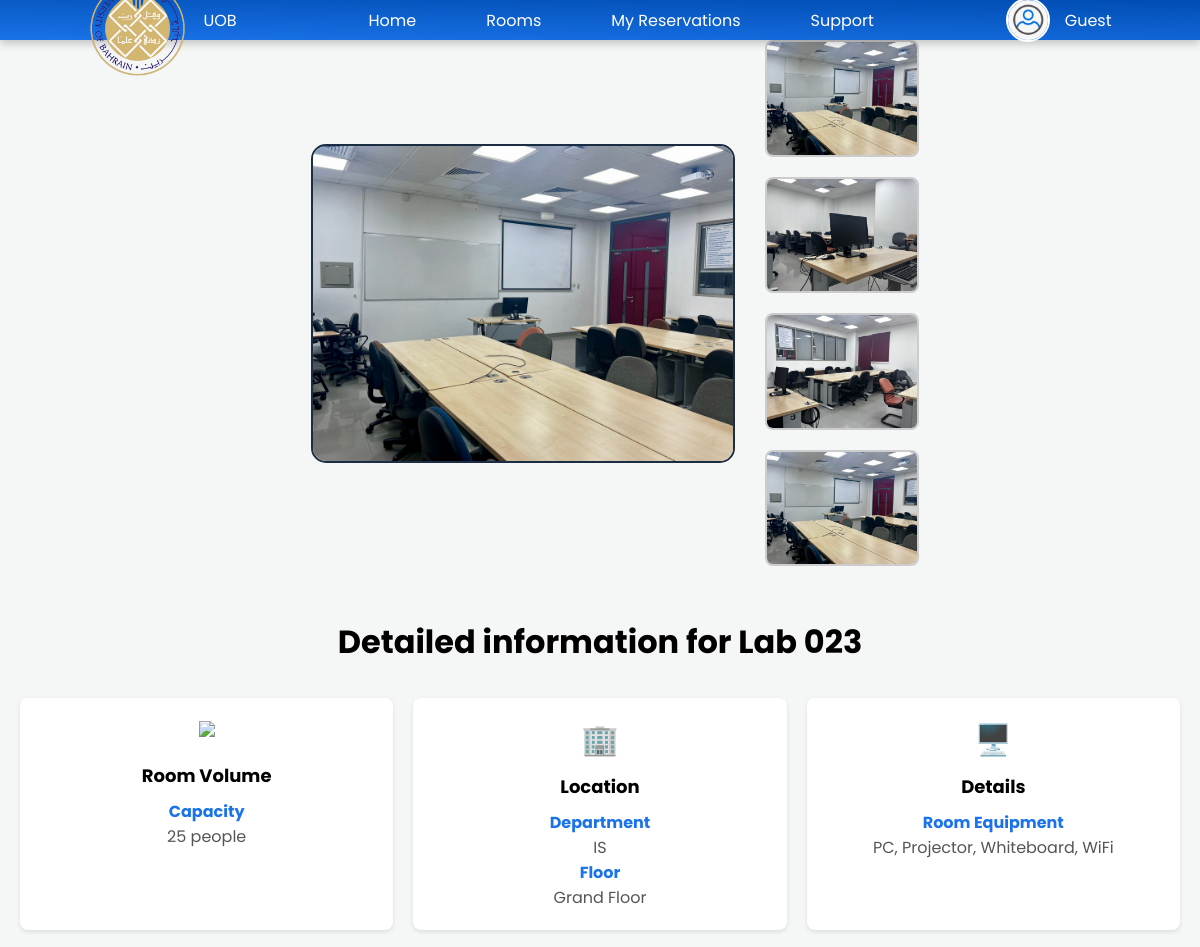
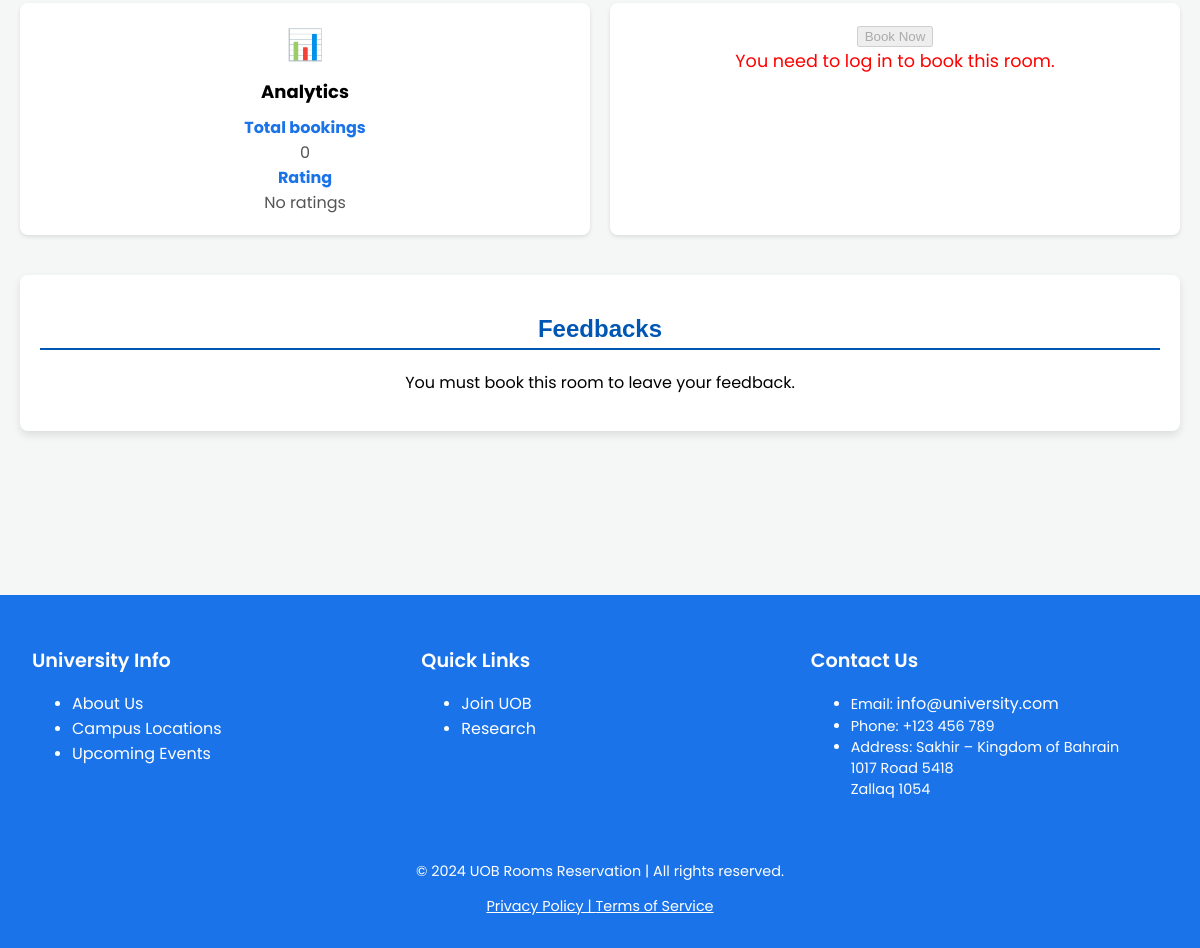
The app's page /room_details.php?id=2 with its own data (2 pictures, top to bottom).
### tables this page shows
CREATE TABLE `rooms` (
  `id` int(11) NOT NULL,
  `room_name` varchar(100) DEFAULT NULL,
  `capacity` int(11) DEFAULT NULL,
  `equipment` text DEFAULT NULL,
  `department` varchar(100) DEFAULT NULL,
  `floor` varchar(50) DEFAULT NULL,
  `image` varchar(255) DEFAULT NULL,
  `thumbnail_2` varchar(255) DEFAULT NULL,
  `thumbnail_3` varchar(255) DEFAULT NULL,
  `thumbnail_4` varchar(255) DEFAULT NULL
);

### room_details.php (the view, shortened to what this page needs)
<?php
require 'db.php';
?>
<?php
$room_id = $_GET['id'];
$stmt = $pdo->prepare("SELECT * FROM rooms WHERE id = :room_id");
$stmt->execute([':room_id' => $room_id]);
$room = $stmt->fetch(PDO::FETCH_ASSOC);
$sqlstmt = $pdo->prepare("SELECT b.room_id, COUNT(*) AS total_bookings,
(SELECT AVG(c.rating) FROM comments c WHERE c.room_id = b.room_id) AS rating
    FROM bookings b GROUP BY b.room_id;");
$sqlstmt->execute();
$bookings_number = $sqlstmt->fetchAll(PDO::FETCH_ASSOC);
$roomNum_bookings = null;
$user_id = $_SESSION['user_id'];
$current_time = date('Y-m-d H:i:s');
$stmt = $pdo->prepare("
    SELECT * FROM bookings
    WHERE room_id = :room_id AND
          (student_id = :user_id OR teacher_id = :user_id) AND
          end_time < :current_time AND
          status = 'Confirmed'
");
$stmt->execute([
    ':room_id' => $room_id,
    ':user_id' => $user_id,
    ':current_time' => $current_time
]);
$has_past_booking = $stmt->rowCount() > 0;
?>
<!DOCTYPE html>
<html lang="en">
<head>
    <link rel="stylesheet" href="https://unpkg.com/@picocss/pico@1.5.7/css/pico.min.css">
</head>
<body>
    <header>
        <a href="homelog.php" class="logo">
            <img src="uploads/UOB-Colleges-new-logo.png" alt="Logo">
            UOB
        </a>
        <nav class="nav-links">
            <a href="homelog.php" class="nav-item <?php echo basename($_SERVER['PHP_SELF']) == 'homelog.php' ? 'active' : ''; ?>">Home</a>
            <a href="rooms.php" class="nav-item <?php echo basename($_SERVER['PHP_SELF']) == 'rooms.php' ? 'active' : ''; ?>">Rooms</a>
            <a href="reporting.php" class="nav-item <?php echo basename($_SERVER['PHP_SELF']) == 'reservations.php' ? 'active' : ''; ?>">My Reservations</a>
            <a href="supportFAQ.php" class="nav-item <?php echo basename($_SERVER['PHP_SELF']) == 'support.php' ? 'active' : ''; ?>">Support</a>
        </nav>
        <div class="user-profile dropdown">
            <img src="<?= !empty($user['profile_picture']) ? htmlspecialchars($user['profile_picture']) : 'uploads/Temp-user-face.jpg' ?>" alt="Profile Picture" class="profile-image">
            <span>
                <?= isset($_SESSION['username']) ? htmlspecialchars($_SESSION['username']) : 'Guest'; ?>
            </span>
        </div>
    </header>
    <main>
        <div class="room-container">
            <img src="RoomPic/<?php echo htmlspecialchars($room['image']); ?>" alt="Room Image" class="main-image" id="main-image">
            <div class="thumbnail-images">
                <img src="RoomPic/<?php echo htmlspecialchars($room['image']); ?>" alt="Main Image" onclick="changeMainImage('<?php echo htmlspecialchars($room['image']); ?>')">
                <?php
                for ($i = 1; $i <= 4; $i++) {
                    $thumb = $room['thumbnail_' . $i] ?? 'default-thumbnail.jpg';
                    if ($i > 1) {
                        echo '<img src="RoomPic/' . htmlspecialchars($thumb) . '" alt="Thumbnail ' . $i . '" onclick="changeMainImage(\'' . htmlspecialchars($thumb) . '\')">';
                    }
                }
                ?>
            </div>
        </div>
        <div class="containerDee">
            <div class="title">
                <p class="roomnum"><strong>Detailed information for </strong><?php echo htmlspecialchars($room['room_name']); ?></p>
            </div>
            <div class="features">
                <div class="feature-box">
                    <div style="font-size: 10px;"><img src="https://cdn.discordapp.com/attachments/695196527794061343/1314363167496994907/OH1BQS1.png?ex=67537f96&is=67522e16&hm=b52fbecaaf93b07a2ece160a8e6504d987e09c954b15c4e948aecd34749f6f7e&" style="width:40px; padding-top: 3px;  "> </div>
                    <h3 style="color: #000000">Room Volume</h3>
                    <p><strong style="color:#1a73e8">Capacity</strong><br>  <?php echo htmlspecialchars($room['capacity']); ?> people</p>
                </div>
                <div class="feature-box">
                    <div style="font-size: 30px;">🏢</div>
                    <h3 style="color: #000000">Location</h3>
                    <p><strong style="color:#1a73e8">Department</strong><br> <?php echo htmlspecialchars($room['department']); ?></p>
                    <p><strong style="color:#1a73e8">Floor</strong> <br><?php echo htmlspecialchars($room['floor']); ?></p>
                </div>
                <div class="feature-box">
                    <div style="font-size: 30px;">🖥️</div>
                    <h3 style="color: #000000">Details</h3>
                    <p><strong style="color:#1a73e8">Room Equipment</strong><br> <?php echo htmlspecialchars($room['equipment']); ?></p>
                </div>
                <div class="feature-box">
                    <div style="font-size: 30px;">📊</div>
                    <h3 style="color: #000000">Analytics</h3>
                    <p>
                        <strong style="color:#1a73e8">Total bookings</strong> <br><?php if(isset($bookings_number[$roomNum_bookings])) echo htmlspecialchars($bookings_number[$roomNum_bookings]['total_bookings']); else echo 0 ?><br>
                        <strong style="color:#1a73e8">Rating</strong><br> <?php if(isset($bookings_number[$roomNum_bookings])){echo htmlspecialchars($bookings_number[$roomNum_bookings]['rating']);} else {echo 'No ratings';} ?>
                    </p>
                </div>
                <div class="feature-box">
<form action="Room_Booking.php" method="GET">
    <?php if (isset($_SESSION['username'])): ?>
        <button type="submit">Book Now</button>
    <?php else: ?>
        <button type="button" disabled>Book Now</button>
        <p style="color: red; font-size: 1.1em;">You need to log in to book this room.</p>
    <?php endif; ?>
</form>
                </div>
            </div>
 <div class="comments-section">
        <h2>Feedbacks</h2>
        <?php if ($has_past_booking): ?>
            <div class="comment-form">
    <h3>Leave your Feedback</h3>
    <form action="add_comment.php" method="POST">
        <input type="hidden" name="room_id" value="<?php echo $room_id; ?>">
        <textarea name="comment_text" placeholder="Write your Feedback here.." required></textarea>
        <label for="rating">Rating:</label>
        <div class="star-rating">
            <input type="radio" id="star5" name="rating" value="5"><label for="star5">★</label>
            <input type="radio" id="star4" name="rating" value="4"><label for="star4">★</label>
            <input type="radio" id="star3" name="rating" value="3"><label for="star3">★</label>
            <input type="radio" id="star2" name="rating" value="2"><label for="star2">★</label>
            <input type="radio" id="star1" name="rating" value="1"><label for="star1">★</label>
        </div>
        <button type="submit">Submit Feedback</button>
    </form>
</div>
        <?php else: ?>
            <p>You must book this room to leave your feedback.</p>
        <?php endif; ?>
    </div>
    </main>
    <footer>
        <div class="footer-container">
            <div class="footer-section">
                <h3>University Info</h3>
                <ul>
                    <li><a href="#about">About Us</a></li>
                    <li><a href="https://www.uob.edu.bh/locations">Campus Locations</a></li>
                    <li><a href="#events">Upcoming Events</a></li>
                </ul>
            </div>
            <div class="footer-section">
                <h3>Quick Links</h3>
                <ul>
                    <li><a href="https://www.uob.edu.bh/admission-requirements">Join UOB</a></li>
                    <li><a href="https://www.uob.edu.bh/deanship-of-graduate-studies-scientific-research">Research</a></li>
                </ul>
            </div>
            <div class="footer-section">
                <h3>Contact Us</h3>
                <ul>
                    <li>Email: <a href="mailto:info@university.com">info@university.com</a></li>
                    <li>Phone: +123 456 789</li>
                    <li>Address: Sakhir – Kingdom of Bahrain <br>1017 Road 5418 <br>Zallaq 1054</li>
                </ul>
            </div>
        </div>
        <div class="footer-bottom">
            <p style="color:white;">&copy; <?php echo date("Y"); ?> UOB Rooms Reservation | All rights reserved.</p>
            <p>
                <a href="https://www.uob.edu.bh/privacy-policy" style="color : white;">Privacy Policy | </a>
                <a href="https://www.uob.edu.bh/terms-and-conditions" style="color : white;">Terms of Service</a>
            </p>
        </div>
    </footer>
</body>
</html>

### room_details.php (style rules this page uses)
.comments-section { margin-top: 40px; padding: 20px; background-color: #ffffff; border-radius: 8px; box-shadow: 0 4px 8px rgba(0, 0, 0, 0.1); }
.comments-section h2 { color: #0056b3; border-bottom: 2px solid #0056b3; padding-bottom: 5px; font-family: 'Arial', sans-serif; }
body { font-family: 'Poppins', sans-serif; background-color: #f4f7f6; margin: 0; padding: 0; text-align: center; }
.roomnum { color: black; }
.logo { display: flex; align-items: center; gap: 15px; text-decoration: none; color: white; border-radius: 12px; transition: transform 0.3s, box-shadow 0.3s; }
.logo img { width: 100px; border-radius: 20%; transition: transform 0.8s; }
header { display: flex; align-items: center; justify-content: space-around; padding: 10px 30px; background: linear-gradient(1deg, #1a73e8, #004db3 ); color: white; box-shadow: 0 4px 8px rgba(0, 0, 0, 0.2); position: relative; height: 20px; z-index: 1000; }
.nav-links { display: flex; justify-content: space-between; gap: 40px; align-items: center; }
.nav-item { text-decoration: none; display: flex; justify-content: space-between; color: white; font-size: 1em; padding: 8px 15px; border-radius: 8px; transition: background-color 0.3s, border 0.3s; position: relative; }
.user-profile { display: flex; align-items: center; gap: 15px; color: white; }
.user-profile img { width: 40px; height: 40px; border-radius: 50%; border: 2px solid #fff; }
.user-profile span { font-size: 1em; white-space: nowrap; }
.dropdown { position: relative; }
.room-container { border-radius: 10px; display: flex; align-items: center; justify-content: center; }
.main-image { width: 35%; height: auto; border: 2px solid #1A2D42; border-radius: 15px; margin: 30px; }
.thumbnail-images { display: flex; flex-direction: column; gap: 20px; }
.thumbnail-images img { width: 150px; height: auto; border: 2px solid #ccc; border-radius: 8px; transition: transform 0.3s ease; }
.containerDee { max-width: 1200px; margin: 0 auto; padding: 20px; }
.title { font-size: 32px; font-weight: bold; margin-bottom: 20px; }
.features { display: flex; gap: 20px; flex-wrap: wrap; }
.feature-box { background-color: #ffffff; border-radius: 8px; box-shadow: 0 2px 4px rgba(0, 0, 0, 0.1); padding: 20px; text-align: center; flex: 1 1 calc(25% - 20px); min-width: 200px; }
.feature-box img { width: 50px; margin-bottom: 10px; }
.feature-box h3 { font-size: 18px; margin: 10px 0; }
.feature-box p { color: #555; margin: 0%; }
footer { color: white; background-color: #1a73e8; text-align: center; padding: 1rem; margin-top: 9rem; font-size: 0.9rem; }
footer .footer-container { display: flex; justify-content: space-around; align-items: flex-start; flex-wrap: wrap; max-width: 1200px; margin: 0 auto; }
footer .footer-section { flex: 1 1 200px; padding: 1rem; margin-bottom: 1rem; text-align: left; }
footer .footer-section h3 { font-size: 1.2rem; margin-bottom: 1rem; color: #ffffff; font-weight: 600; }
footer .footer-section ul li a { color: white; text-decoration: none; font-size: 1rem; }

### records on screen
rooms: image (picture), thumbnail_2 (picture), thumbnail_3 (picture), thumbnail_4 (picture), room_name "Lab 023", capacity "25", department "IS", floor "Grand Floor", equipment "PC, Projector, Whiteboard, WiFi"
